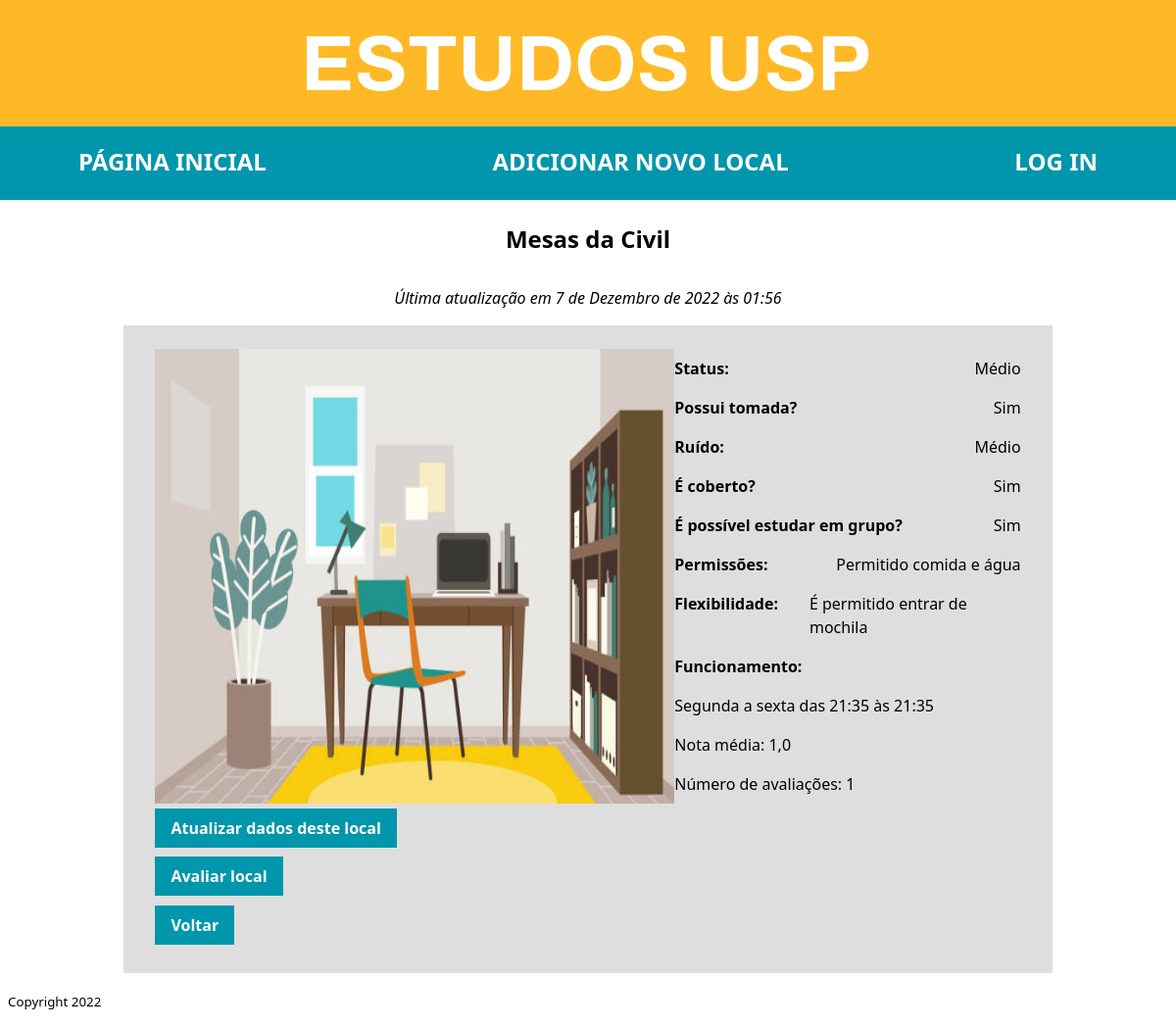
/locais/1/, run on the app's committed database.
### locais/models.py (models this page shows, shortened)
class Local(models.Model):
    class Status(models.TextChoices):
        VAZIO = 'Vazio', _('Vazio')
        MEDIO = 'Médio', _('Médio')
        CHEIO = 'Cheio', _('Cheio')
    class SN(models.TextChoices):
        SIM = 'Sim', _('Sim')
        NAO = 'Não', _('Não')
    class Ruido(models.TextChoices):
        BAIXO = 'Baixo', _('Baixo')
        MEDIO = 'Médio', _('Médio')
        ALTO = 'Alto', _('Alto')
    class Permissoes(models.TextChoices):
        COMIDA = 'Permitido comida e água', _("Permitido comida e água")
        SEMCOMIDA = 'Não é permitida a ingestão de alimentos', _("Não é permitida a ingestão de alimentos")
    class Flexibilidade(models.TextChoices):
        MOCHILA = 'É permitido entrar de mochila', _("É permitido entrar de mochila")
        ARMARIO = 'É preciso guardar os pertences em armários', _("É preciso guardar os pertences em armários")
    class DiasFunc(models.TextChoices):
        SEGSEX = 'Segunda a sexta', _('Segunda a sexta')
        TODODIA = 'Todos os dias', _('Todos os dias')
        SEGSAB = 'Segunda a sábado', _('Segunda a sábado')
        OUTRO = 'Verificar no local', _('Verificar no local')
    nome = models.CharField(max_length=200)
    status = models.CharField(max_length=5, choices=Status.choices, default=Status.VAZIO)
    tomada = models.CharField(max_length=5, choices=SN.choices, default=SN.SIM)
    ruido = models.CharField(max_length=5, choices=Ruido.choices, default=Ruido.BAIXO)
    coberto = models.CharField(max_length=5, choices=SN.choices, default=SN.SIM)
    grupo = models.CharField(max_length=5, choices=SN.choices, default=SN.SIM)
    permissoes = models.CharField(max_length=50, choices=Permissoes.choices, default=Permissoes.COMIDA)
    flexibilidade = models.CharField(max_length=50, choices=Flexibilidade.choices, default=Flexibilidade.MOCHILA)
    imagem = models.ImageField(upload_to='uploads/', default='../media/uploads/study.jpg')
    inicio_func = models.TimeField()
    fim_func = models.TimeField()
    dias_func = models.CharField(max_length=50, choices=DiasFunc.choices, default=DiasFunc.SEGSEX)
    atualizacao = models.DateTimeField(auto_now=True)
    def average_rating(self):
        return Avaliacao.objects.filter(local=self).aggregate(Avg("rating"))["rating__avg"]
    def rating_count(self):
        return Avaliacao.objects.filter(local=self).count()

### locais/views.py (the view)
# urls.py: path('<int:pk>/', views.LocalDetailView.as_view(), name='detail'),
class LocalDetailView(generic.DetailView):
    local = Local
    template_name = 'locais/detail.html'
    def get_queryset(self):
        return Local.objects.all()

### locais/templates/locais/detail.html
{% extends 'base.html' %}
{% load static %}
{% block content %}
<body>
    <section class="detail">
        <h1> {{ local.nome }} </h1>
        <p><i>Última atualização em {{local.atualizacao}}</i></p>
        <div class="detail-local">
            <div class="detail-items">
                <img src="..{{local.imagem.url}}" alt="{{local.nome}}" width="60%" height="auto">
                <div class="detail-info">
                    <p> <b>Status:</b> {{ local.status }}</p>
                    <p> <b>Possui tomada?</b> {{ local.tomada }} </p>
                    <p> <b>Ruído:</b> {{ local.ruido }}</p>
                    <p> <b>É coberto?</b> {{ local.coberto }}</p>
                    <p> <b>É possível estudar em grupo?</b> {{ local.grupo }}</p>
                    <p> <b>Permissões:</b> {{ local.permissoes }}</p>
                    <p> <b>Flexibilidade:</b> {{ local.flexibilidade }}</p>
                    <p> <b>Funcionamento:</b> </p>
                    <p>{{local.dias_func}} das {{ local.inicio_func }} às {{local.fim_func}}</p>
                    {% if local.avaliacao_set.all %}
                        <p>Nota média: {{ local.average_rating }} </p>
                        <p>Número de avaliações: {{ local.rating_count }} </p>
                    {% else %}
                        <p><i>Não há avaliações para este local.</i></p>
                    {% endif %}
                </div>
            </div>
            <div class="detail-edicao">
                <p><a href="{% url 'locais:update' local.id %}" >Atualizar dados deste local</a> </p>
                <p><a href="{% url 'locais:rate' local.id %}" >Avaliar local</a> </p>
                <p><a href="{% url 'locais:index' %}" >Voltar</a> </p>
            </div>
        </div>
    </section>
</body>
{% endblock content %}

### templates/base.html (shortened to what this page needs)
{% load static %}
<!DOCTYPE html>
<html lang="en">
<head>
    <link rel="stylesheet" type="text/css" href="{% static 'newnewstyle.css' %}">
</head>
<body>
    <header id="cabecalho-principal">
        <a href="{% url 'index' %}" class="cabecalho-logo"> <img src="{% static 'logo.svg' %}"> </a>
        <nav id="navegacao-principal">
            <ul>
                <li><a href="{% url 'locais:index' %}">PÁGINA INICIAL</a></li>
                <li><a href="{% url 'index' %}">ADICIONAR NOVO LOCAL</a></li>
                {% if user.is_authenticated %}
                    <li><a href="{% url 'logout' %}">LOG OUT</a></li>
                {% else %}
                    <li><a href="{% url 'login' %}">LOG IN</a></li>
                {% endif %}
            </ul>
        </nav>
    </header>
    <main id="conteiner-principal">
        {% block content %}
        {% endblock content %}
    </main>
    <footer id="rodape-principal">
        <p>
            <small>Copyright 2022</small>
        </p>
    </footer>
</body>
</html>

### static/newnewstyle.css (style rules this page uses)
:root { --primary-color: #3D3D3D; --secondary-color: #0096AB; --tertiary-color: #FFB926; --secondary-color-hover: #007B8D; --tertiary-color-hover: #FFC918; --primary-bg-color: #FFFFFF; --secondary-bg-color: #DEDEDE; --tertiary-bg-color: #dedededf; --color-shadow: #F4F4F4; font-family: 'Segoe UI', Tahoma, Geneva, Verdana, sans-serif; font-size: 16px; line-height: 1.5em; }
* { box-sizing: border-box; }
a, ul, li { text-decoration: none; list-style: none; color: var(--secondary-bg-color); margin: 0; padding: 0; }
body { height: 100%; margin: 0; }
header#cabecalho-principal { margin: 0 auto; width: 100%; display: flex; flex-direction: column; justify-content: space-between; align-items: center; }
.cabecalho-logo { margin: 0 auto; width: 100%; padding: 2.25rem 1rem; background-color: var(--tertiary-color); display: flex; flex-direction: column; justify-content: space-between; align-items: center; }
nav#navegacao-principal { margin: 0 auto; width: 100%; padding: 1.5rem 5rem; background-color: var(--secondary-color); align-items: center; }
nav#navegacao-principal ul { margin: 0 auto; width: 100%; display: flex; justify-content: space-between; align-items: center; }
nav#navegacao-principal li a { margin: 0 auto; width: 100%; font-weight: 600; font-size: 24px; color: var(--primary-bg-color); }
section { margin: 8px; display: flex; flex-direction: column; align-items: center; }
footer { margin: 8px; }
.detail-local { background-color: var(--secondary-bg-color); width: 80%; padding: 1.5rem 2rem; }
.detail-items { display: flex; justify-content: space-between; }
.detail-info { display: flex; flex-direction: column; }
.detail-info p { display: flex; justify-content: space-between; margin: 0.5rem 0; padding: 0; }
.detail-info p b { margin-right: 2rem; }
.detail-edicao { display: flex; flex-direction: column; align-items: flex-start; }
.detail-edicao p { margin: 0.3rem 0; padding: 0.5rem 1rem; background-color: var(--secondary-color); text-align: center; color: var(--primary-bg-color); font-weight: 700; }
.detail-edicao p a { text-align: center; color: var(--primary-bg-color); font-weight: 700; }

### data on the page
Local: nome "Mesas da Civil", atualizacao "7 de Dezembro de 2022 às 01:56", imagem (picture), status "Médio", tomada "Sim", ruido "Médio", coberto "Sim", grupo "Sim", permissoes "Permitido comida e água", flexibilidade "É permitido entrar de mochila", dias_func "Segunda a sexta", inicio_func "21:35", fim_func "21:35", average_rating "1,0", rating_count "1"
